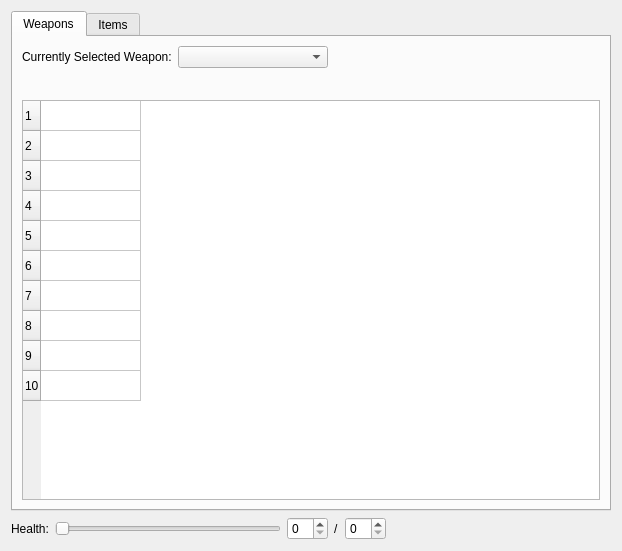
<?xml version="1.0" encoding="UTF-8"?>
<ui version="4.0">
 <class>QInventory</class>
 <widget class="QWidget" name="QInventory">
  <property name="geometry">
   <rect>
    <x>0</x>
    <y>0</y>
    <width>622</width>
    <height>551</height>
   </rect>
  </property>
  <property name="windowTitle">
   <string>Form</string>
  </property>
  <layout class="QGridLayout" name="gridLayout">
   <item row="0" column="0">
    <widget class="QTabWidget" name="inventoryTabs">
     <property name="currentIndex">
      <number>0</number>
     </property>
     <widget class="QWidget" name="weaponsTab">
      <attribute name="title">
       <string>Weapons</string>
      </attribute>
      <layout class="QGridLayout" name="gridLayout_7">
       <item row="0" column="0">
        <layout class="QVBoxLayout" name="weaponsVLayout_3">
         <item>
          <layout class="QHBoxLayout" name="selectedWeaponHLayout">
           <item>
            <widget class="QLabel" name="selectedWeaponLabel">
             <property name="text">
              <string>Currently Selected Weapon:</string>
             </property>
            </widget>
           </item>
           <item>
            <widget class="QComboBox" name="selectedWeaponCombo">
             <property name="minimumSize">
              <size>
               <width>150</width>
               <height>0</height>
              </size>
             </property>
            </widget>
           </item>
           <item>
            <spacer name="horizontalSpacer">
             <property name="orientation">
              <enum>Qt::Orientation::Horizontal</enum>
             </property>
             <property name="sizeHint" stdset="0">
              <size>
               <width>40</width>
               <height>20</height>
              </size>
             </property>
            </spacer>
           </item>
          </layout>
         </item>
         <item>
          <layout class="QHBoxLayout" name="horizontalLayout">
           <item>
            <spacer name="horizontalSpacer_3">
             <property name="orientation">
              <enum>Qt::Orientation::Horizontal</enum>
             </property>
             <property name="sizeHint" stdset="0">
              <size>
               <width>40</width>
               <height>20</height>
              </size>
             </property>
            </spacer>
           </item>
           <item>
            <widget class="QWeaponOrderTable" name="weaponOrderTable" native="true"/>
           </item>
           <item>
            <spacer name="horizontalSpacer_2">
             <property name="orientation">
              <enum>Qt::Orientation::Horizontal</enum>
             </property>
             <property name="sizeHint" stdset="0">
              <size>
               <width>40</width>
               <height>20</height>
              </size>
             </property>
            </spacer>
           </item>
          </layout>
         </item>
         <item>
          <widget class="QWeaponTableWidget" name="weaponsTable">
           <property name="frameShape">
            <enum>QFrame::Shape::StyledPanel</enum>
           </property>
           <property name="horizontalScrollBarPolicy">
            <enum>Qt::ScrollBarPolicy::ScrollBarAsNeeded</enum>
           </property>
           <property name="sizeAdjustPolicy">
            <enum>QAbstractScrollArea::SizeAdjustPolicy::AdjustIgnored</enum>
           </property>
           <property name="editTriggers">
            <set>QAbstractItemView::EditTrigger::NoEditTriggers</set>
           </property>
           <property name="dragEnabled">
            <bool>true</bool>
           </property>
           <property name="dragDropOverwriteMode">
            <bool>false</bool>
           </property>
           <property name="dragDropMode">
            <enum>QAbstractItemView::DragDropMode::InternalMove</enum>
           </property>
           <property name="defaultDropAction">
            <enum>Qt::DropAction::MoveAction</enum>
           </property>
           <property name="alternatingRowColors">
            <bool>false</bool>
           </property>
           <property name="selectionMode">
            <enum>QAbstractItemView::SelectionMode::SingleSelection</enum>
           </property>
           <property name="selectionBehavior">
            <enum>QAbstractItemView::SelectionBehavior::SelectRows</enum>
           </property>
           <property name="verticalScrollMode">
            <enum>QAbstractItemView::ScrollMode::ScrollPerPixel</enum>
           </property>
           <property name="rowCount">
            <number>10</number>
           </property>
           <property name="columnCount">
            <number>1</number>
           </property>
           <attribute name="horizontalHeaderVisible">
            <bool>false</bool>
           </attribute>
           <attribute name="horizontalHeaderHighlightSections">
            <bool>true</bool>
           </attribute>
           <attribute name="verticalHeaderVisible">
            <bool>true</bool>
           </attribute>
           <row/>
           <row/>
           <row/>
           <row/>
           <row/>
           <row/>
           <row/>
           <row/>
           <row/>
           <row/>
           <column/>
          </widget>
         </item>
         <item>
          <layout class="QVBoxLayout" name="weaponsEtcVLayout"/>
         </item>
        </layout>
       </item>
      </layout>
     </widget>
     <widget class="QWidget" name="itemsTab">
      <attribute name="title">
       <string>Items</string>
      </attribute>
      <layout class="QGridLayout" name="gridLayout_6">
       <item row="0" column="0">
        <widget class="QLabel" name="label">
         <property name="text">
          <string>In Development!</string>
         </property>
         <property name="alignment">
          <set>Qt::AlignmentFlag::AlignCenter</set>
         </property>
        </widget>
       </item>
      </layout>
     </widget>
    </widget>
   </item>
   <item row="1" column="0">
    <layout class="QGridLayout" name="healthGrBox">
     <item row="0" column="1">
      <widget class="QSlider" name="healthSlider">
       <property name="orientation">
        <enum>Qt::Orientation::Horizontal</enum>
       </property>
      </widget>
     </item>
     <item row="0" column="0">
      <widget class="QLabel" name="label_2">
       <property name="text">
        <string>Health:</string>
       </property>
      </widget>
     </item>
     <item row="0" column="2">
      <widget class="QSpinBox" name="healthSpinBox"/>
     </item>
     <item row="0" column="4">
      <widget class="QSpinBox" name="maxHealthSpinBox"/>
     </item>
     <item row="0" column="3">
      <widget class="QLabel" name="label_3">
       <property name="text">
        <string>/</string>
       </property>
      </widget>
     </item>
     <item row="0" column="5">
      <spacer name="horizontalSpacer_4">
       <property name="orientation">
        <enum>Qt::Orientation::Horizontal</enum>
       </property>
       <property name="sizeHint" stdset="0">
        <size>
         <width>40</width>
         <height>20</height>
        </size>
       </property>
      </spacer>
     </item>
    </layout>
   </item>
  </layout>
 </widget>
 <customwidgets>
  <customwidget>
   <class>QWeaponTableWidget</class>
   <extends>QTableWidget</extends>
   <header>qweapontablewidget.h</header>
  </customwidget>
  <customwidget>
   <class>QWeaponOrderTable</class>
   <extends>QWidget</extends>
   <header location="global">qweaponordertable.h</header>
   <container>1</container>
  </customwidget>
 </customwidgets>
 <resources/>
 <connections/>
</ui>
